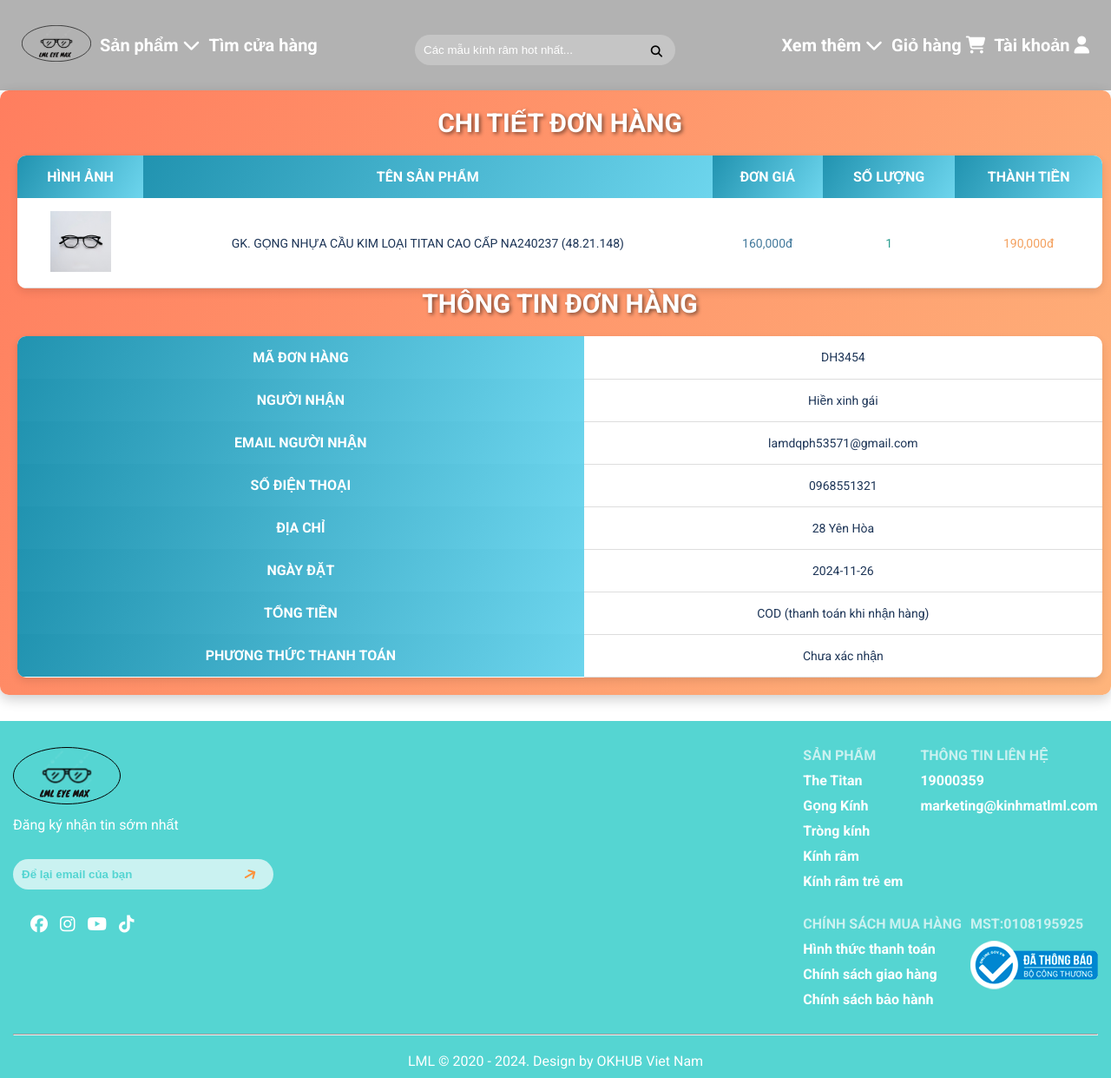
The page /?act=chi-tiet-mua-hang&id=175 (signed in) on the database its author committed.
### tables this page shows
CREATE TABLE `chi_tiet_don_hangs` (
  `id` int NOT NULL,
  `don_hang_id` int NOT NULL,
  `san_pham_id` int NOT NULL,
  `don_gia` decimal(10,2) NOT NULL,
  `so_luong` int NOT NULL,
  `thanh_tien` decimal(10,0) NOT NULL
);

CREATE TABLE `san_phams` (
  `id` int NOT NULL,
  `ten_san_pham` varchar(255) NOT NULL,
  `gia_san_pham` decimal(10,2) NOT NULL,
  `gia_khuyen_mai` decimal(10,2) DEFAULT NULL,
  `hinh_anh` varchar(255) DEFAULT NULL,
  `so_luong` int NOT NULL,
  `luot_xem` int DEFAULT '0',
  `ngay_nhap` date NOT NULL,
  `mo_ta` text,
  `danh_muc_id` int NOT NULL,
  `trang_thai` tinyint NOT NULL DEFAULT '1'
);

CREATE TABLE `don_hangs` (
  `id` int NOT NULL,
  `ma_don_hang` varchar(50) DEFAULT NULL,
  `tai_khoan_id` int NOT NULL,
  `ten_nguoi_nhan` varchar(255) NOT NULL,
  `email_nguoi_nhan` varchar(255) NOT NULL,
  `sdt_nguoi_nhan` varchar(15) NOT NULL,
  `dia_chi_nguoi_nhan` text NOT NULL,
  `ngay_dat` date NOT NULL,
  `tong_tien` decimal(10,2) NOT NULL,
  `ghi_chu` text,
  `phuong_thuc_thanh_toan_id` int NOT NULL DEFAULT '1',
  `trang_thai_id` int NOT NULL DEFAULT '1'
);

### controllers/CartController.php (called while the page is built, shortened)
<?php
class CartController
{
     public $cartModel;
     public function __construct()
     {
          $this->cartModel = new CartModel();
     }
     public function chiTietMuaHang()
     {
          $donHangId = $_GET['id'];
          $arrTrangThaiDonHang = $this->cartModel->getTrangThaiDonHang();
          $trangThaiDonHang = array_column($arrTrangThaiDonHang, 'ten_trang_thai', 'id');
          $arrPhuongThucThanhToan = $this->cartModel->getTrangThaiThanhToan();
          $phuongThucThanhToan = array_column($arrPhuongThucThanhToan, 'ten_phuong_thuc', 'id');
          $donHang = $this->cartModel->getDonHangById($donHangId);
          $detailDonHang = $this->cartModel->getChiTietDonHangById($donHangId);
          require_once './views/chiTietMuaHang.php';
     }
}

### index.php (called while the page is built, shortened)
<?php
require_once './commons/function.php';
require_once './controllers/CartController.php';
require_once './models/CartModel.php';
$act = $_GET['act'] ?? '/';
match ($act) {
     '/' => (new ClientSanphamController)->allSanPham(),
     'allCategory' => (new ClientSanPhamController)->allCategory(),
     'category' => (new ClientSanPhamController)->allSanPham(),
     'detail' => (new ClientSanPhamController)->getProductDetail(),
     'register' => (new UserController)->register(),
     'postRegis' => (new UserController)->postRegister(),
     'login' => (new UserController)->login(),
     'postlogin' => (new UserController)->postLogin(),
     'logout' => (new UserController)->logout(),
     'comment' => (new ClientSanPhamController)->comment(),
     'them-gio-hang' => (new CartController)->createCart(),
     'view-cart' => (new CartController)->viewCart(),
     'pay' => (new CartController)->viewPay(),
     'dat-hang' => (new CartController)->postOrder(),
     'deleteSelectedProducts' => (new CartController)->deleteItem(),
     'updateQuantity' => (new CartController())->updateQuantity(),
     'finish' => (new CartController())->viewFinish(),
     'view-info' => (new UserController)->viewInfo(),
     'update-pass' => (new UserController)->checkPass(),
     'search' => (new ClientSanPhamController)->searchProduct(),
     'edit-info' => (new UserController)->editUser(),
     'update-info' => (new UserController)->updateUser(),
     'send-mail' => (new CartController)->sendMail(),
     'huy-don-hang' => (new CartController())->huyDonHang(),
     'chi-tiet-mua-hang' => (new CartController)->chiTietMuaHang()
}
     ?>

### commons/function.php (called while the page is built, shortened)
<?php
function connectDB()
{
    $host = DB_HOST;
    $port = DB_PORT;
    $dbname = DB_NAME;
    try {
        $conn = new PDO("mysql:host=$host;port=$port;dbname=$dbname", DB_USERNAME, DB_PASSWORD);
        $conn->setAttribute(PDO::ATTR_ERRMODE, PDO::ERRMODE_EXCEPTION);
        $conn->setAttribute(PDO::ATTR_DEFAULT_FETCH_MODE, PDO::FETCH_ASSOC);
        return $conn;
    } catch (PDOException $e) {
        echo ("Connection failed: " . $e->getMessage());
    }
}

### models/CartModel.php (called while the page is built, shortened)
<?php
class CartModel
{
     public $conn;
     public function __construct()
     {
          $this->conn = connectDB();
     }
     public function getChiTietDonHangById($donHangId)
     {
          $sql = "SELECT chi_tiet_don_hangs.*,san_phams.ten_san_pham,san_phams.hinh_anh FROM chi_tiet_don_hangs INNER JOIN san_phams ON chi_tiet_don_hangs.san_pham_id=san_phams.id WHERE chi_tiet_don_hangs.don_hang_id=:don_hang_id ";
          $stmt = $this->conn->prepare($sql);
          $stmt->execute([
               ':don_hang_id' => $donHangId
          ]);
          return $stmt->fetchAll(PDO::FETCH_ASSOC);
     }
     public function getTrangThaiDonHang()
     {
          $sql = "SELECT * FROM trang_thai_don_hangs";
          $stmt = $this->conn->prepare($sql);
          $stmt->execute();
          return $stmt->fetchAll(PDO::FETCH_ASSOC);
     }
     public function getTrangThaiThanhToan()
     {
          $sql = "SELECT * FROM phuong_thuc_thanh_toans";
          $stmt = $this->conn->prepare($sql);
          $stmt->execute();
          return $stmt->fetchAll(PDO::FETCH_ASSOC);
     }
     public function getDonHangById($donHangId)
     {
          $sql = "SELECT * FROM don_hangs WHERE id=:id";
          $stmt = $this->conn->prepare($sql);
          $stmt->execute([
               ':id' => $donHangId
          ]);
          return $stmt->fetch(PDO::FETCH_ASSOC);
     }
}
?>

### views/chiTietMuaHang.php (the view, shortened to what this page needs)
<!DOCTYPE html>
<html lang="en">
<head>
     <link rel="stylesheet" href="./public/css/end.css" />
     <link rel="stylesheet" href="https://cdnjs.cloudflare.com/ajax/libs/font-awesome/6.6.0/css/all.min.css"
 />
</head>
<body>
     <section class="wrapper">
          <header id="header">
               <div class="container">
                    <div class="header-main">
                         <div class="header-left">
                              <a href="<?= BASE_URL ?>"> <img src="./public/img/ảnh logo.svg" alt="" /></a>
                              <ul class="header-nav">
                                   <li>
                                        <a href="#">Sản phẩm
                                             <span><i class="fa-solid fa-chevron-down"></i></span>
                                        </a>
                                   </li>
                                   <li><a href="#">Tìm cửa hàng</a></li>
                              </ul>
                         </div>
                         <div class="header-center">
                              <form action="<?= BASE_URL . '?act=search' ?>" method="post">
                                   <input type="text" name="name" placeholder="Các mẫu kính râm hot nhất..." />
                                   <div class="center-icon">
                                        <button type="submit" name="timkiem"> <i
                                                  class="fa-solid fa-magnifying-glass"></i></button>
                                   </div>
                              </form>
                         </div>
                         <div class="header-right">
                              <ul class="header-nav">
                                   <li><a href="#">Xem thêm
                                             <span><i class="fa-solid fa-chevron-down"></i></span>
                                        </a></li>
                                   <li><a href="#">Giỏ hàng
                                             <span> <i class="fa-solid fa-cart-shopping"></i></span>
                                        </a></li>
                                   <li><a href="#">Tài khoản
                                             <span><i class="fa-solid fa-user"></i></i></span>
                                        </a></li>
                              </ul>
                         </div>
                    </div>
               </div>
          </header>
     </section>
     <section class="order">
          <div class="container">
               <h2>Chi tiết đơn hàng</h2>
               <table>
                    <thead>
                         <tr>
                              <th>Hình ảnh</th>
                              <th>Tên sản phẩm</th>
                              <th>Đơn giá</th>
                              <th>Số lượng</th>
                              <th>Thành tiền</th>
                         </tr>
                    </thead>
                    <tbody>
                         <?php foreach ($detailDonHang as $detail): ?>
                              <tr>
                                   <td>
                                        <img src="<?= 'uploads/' . $detail['hinh_anh'] ?>" width="70px" alt="product">
                                   </td>
                                   <td><?= $detail['ten_san_pham'] ?></td>
                                   <td><?= number_format($detail['don_gia']) ?>đ</td>
                                   <td><?= $detail['so_luong'] ?></td>
                                   <td><?= number_format($detail['thanh_tien']) ?>đ</td>
                              </tr>
                         <?php endforeach; ?>
                    </tbody>
               </table>
               <h2>Thông tin đơn hàng</h2>
               <table>
                    <thead>
                         <tr>
                              <th>Mã đơn hàng</th>
                              <td><?= $donHang['ma_don_hang'] ?></td>
                         </tr>
                         <tr>
                              <th>Người nhận</th>
                              <td><?= $donHang['ten_nguoi_nhan'] ?></td>
                         </tr>
                         <tr>
                              <th>Email người nhận</th>
                              <td><?= $donHang['email_nguoi_nhan'] ?></td>
                         </tr>
                         <tr>
                              <th>Số điện thoại</th>
                              <td><?= $donHang['sdt_nguoi_nhan'] ?></td>
                         </tr>
                         <tr>
                              <th>Địa chỉ</th>
                              <td><?= $donHang['dia_chi_nguoi_nhan'] ?></td>
                         </tr>
                         <tr>
                              <th>Ngày đặt</th>
                              <td><?= $donHang['ngay_dat'] ?></td>
                         </tr>
                         <tr>
                              <th>Tổng tiền</th>
                              <td><?= $phuongThucThanhToan[$donHang['phuong_thuc_thanh_toan_id']] ?></td>
                         </tr>
                         <tr>
                              <th>Phương thức thanh toán</th>
                              <td><?= $trangThaiDonHang[$donHang['trang_thai_id']] ?></td>
                         </tr>
                    </thead>
               </table>
          </div>
     </section>
     <footer class="footer">
          <div class="container">
               <div class="footer-block">
                    <div class="footer-left">
                         <img src="./public/img/ảnh logo.svg" alt="" />
                         <p>Đăng ký nhận tin sớm nhất</p>
                         <div class="footer-input">
                              <input type="text" placeholder="Để lại email của bạn" />
                              <span><i class="fa-solid fa-arrow-right"></i></span>
                         </div>
                         <div class="footer-icon">
                              <i class="fa-brands fa-facebook"></i>
                              <i class="fa-brands fa-instagram"></i>
                              <i class="fa-brands fa-youtube"></i>
                              <i class="fa-brands fa-tiktok"></i>
                         </div>
                    </div>
                    <div class="footer-right">
                         <div class="footer-right-blogs">
                              <div class="footer-category">
                                   <h4>SẢN PHẨM</h4>
                                   <ul>
                                        <li>The Titan</li>
                                        <li>Gọng Kính</li>
                                        <li>Tròng kính</li>
                                        <li>Kính râm</li>
                                        <li>Kính râm trẻ em</li>
                                   </ul>
                              </div>
                              <div class="footer-contact">
                                   <h4>THÔNG TIN LIÊN HỆ</h4>
                                   <ul>
                                        <li>19000359</li>
                                        <li>marketing@kinhmatlml.com</li>
                                   </ul>
                              </div>
                         </div>
                         <div class="footer-right-policy">
                              <div class="footer-plc-text">
                                   <h4>CHÍNH SÁCH MUA HÀNG</h4>
                                   <ul>
                                        <li>Hình thức thanh toán</li>
                                        <li>Chính sách giao hàng</li>
                                        <li>Chính sách bảo hành</li>
                                   </ul>
                              </div>
                              <div class="footer-ply-lg">
                                   <h4>MST:0108195925</h4>
                                   <img src="./public/img/logo-bct_60fd99791e9948649b8a8a8f6bc64827.png" alt="" />
                              </div>
                         </div>
                    </div>
               </div>
               <div class="footer-brand">
                    <hr />
                    <p>LML © 2020 - 2024. Design by OKHUB Viet Nam</p>
               </div>
          </div>
     </footer>
</body>
</html>

### rows shown on the page
chi_tiet_don_hangs: san_pham.hinh_anh (picture), san_pham.ten_san_pham "GK. GỌNG NHỰA CẦU KIM LOẠI TITAN CAO CẤP NA240237 (48.21.148)", don_gia "160,000", so_luong "1", thanh_tien "190,000"
don_hangs: ma_don_hang "DH3454", ten_nguoi_nhan "Hiền xinh gái", email_nguoi_nhan "lamdqph53571@gmail.com", sdt_nguoi_nhan "0968551321", dia_chi_nguoi_nhan "28 Yên Hòa", ngay_dat "2024-11-26", phuong_thuc_thanh_toan "COD (thanh toán khi nhận hàng)", trang_thai "Chưa xác nhận"
